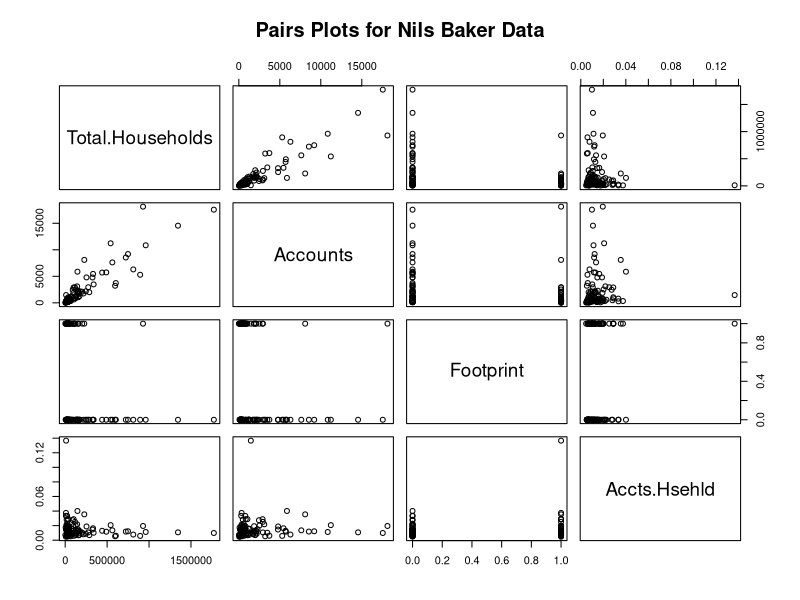

This chart was generated by the following R code:
## ---- chunk 1
d <- read.csv("41330723.csv", header = TRUE, stringsAsFactors = FALSE)
d <- d[1:120, ] # last two rows contain no data
names(d) <- c("ID", "Total.Households", "Accounts", "Footprint")

for (i in 2:3) {
  d[[i]] <- gsub(",", "", d[[i]])
  d[[i]] <- as.numeric(d[[i]])
}
d[["Footprint"]][d[["Footprint"]] == "Outside"] <- 0
d[["Footprint"]][d[["Footprint"]] == "Inside"] <- 1
d[["Footprint"]] <- as.numeric(d[["Footprint"]])
d[["ID"]] <- as.numeric(d[["ID"]])
d[["Accts.Hsehld"]] <- d[["Accounts"]] / d[["Total.Households"]]
## ---- chunk 2
cor(d)
## ---- chunk 3
head(d)
## ---- chunk 4
pairs(d[2:length(d)], main = "Pairs Plots for Nils Baker Data")
